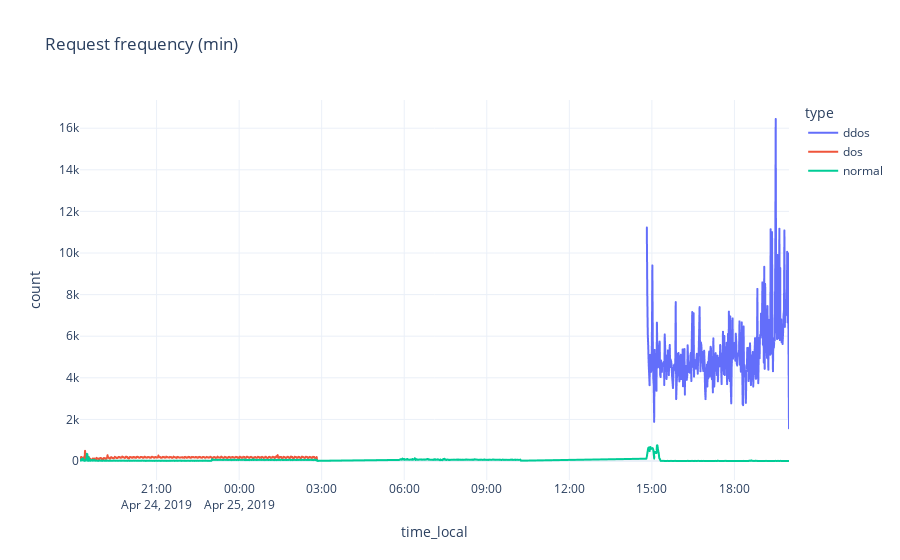

The notebook cell saved with this chart:
### Code cell
eda.plot_global_request_rate('min')

### Figure 1 — Plotly figure (JSON) as saved in the notebook; plotly's stock layout.template omitted (floating-point values rounded to 4 significant figures; data arrays with more than 128 entries replaced by an {"elided": "..."} marker saying what was removed)
{"data": [{"hovertemplate": "type=ddos<br>time_local=%{x}<br>count=%{y}<extra></extra>", "legendgroup": "ddos", "line": {"color": "#636efa", "dash": "solid"}, "marker": {"symbol": "circle"}, "mode": "lines", "name": "ddos", "showlegend": true, "x": {"elided": "311 str values"}, "xaxis": "x", "y": {"elided": "311 int values"}, "yaxis": "y", "type": "scattergl"}, {"hovertemplate": "type=dos<br>time_local=%{x}<br>count=%{y}<extra></extra>", "legendgroup": "dos", "line": {"color": "#EF553B", "dash": "solid"}, "marker": {"symbol": "circle"}, "mode": "lines", "name": "dos", "showlegend": true, "x": {"elided": "518 str values"}, "xaxis": "x", "y": {"elided": "518 int values"}, "yaxis": "y", "type": "scattergl"}, {"hovertemplate": "type=normal<br>time_local=%{x}<br>count=%{y}<extra></extra>", "legendgroup": "normal", "line": {"color": "#00cc96", "dash": "solid"}, "marker": {"symbol": "circle"}, "mode": "lines", "name": "normal", "showlegend": true, "x": {"elided": "1003 str values"}, "xaxis": "x", "y": {"elided": "1003 int values"}, "yaxis": "y", "type": "scattergl"}], "layout": {"xaxis": {"anchor": "y", "domain": [0.0, 1.0], "title": {"text": "time_local"}}, "yaxis": {"anchor": "x", "domain": [0.0, 1.0], "title": {"text": "count"}}, "legend": {"title": {"text": "type"}, "tracegroupgap": 0}, "title": {"text": "Request frequency (min)"}}}
